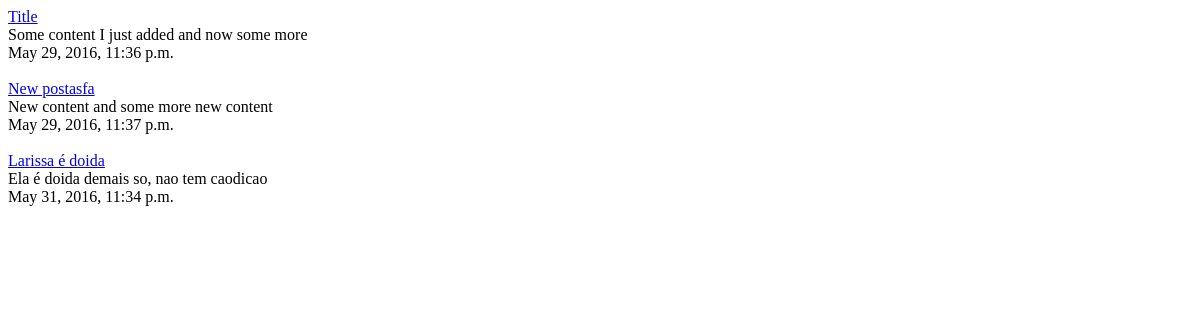
The app's page /posts/, older data.
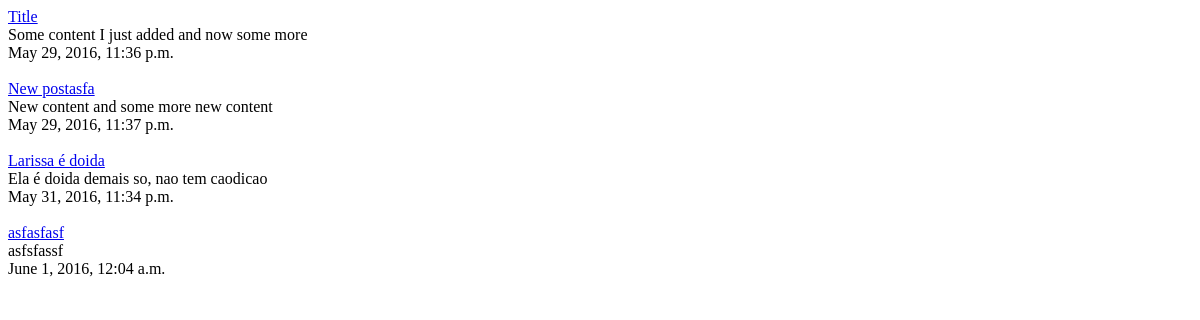
The same page, newer data.
### posts/models.py (models this page shows, shortened)
class Post(models.Model):
    title = models.CharField(max_length=120)
    content = models.TextField()
    updated = models.DateTimeField(auto_now=True, auto_now_add=False)
    timestamp = models.DateTimeField(auto_now_add=True)
    def get_absolute_url(self):
        return reverse('posts:detail', kwargs={"id": self.id})

### posts/views.py (the view)
def post_list(request):
    query_set = Post.objects.all()
    context = {
        "title": "list",
        "query_set": query_set
    }
    return render(request, "posts/base.html", context)

### templates/posts/base.html (shortened to what this page needs)
<html lang="en">
<head>
</head>
<body>
    <div class="container">
        {% block content %}
            {% for post in query_set %}
            <a href="{{ post.get_absolute_url }}">{{ post.title }} <br /></a>
                {{ post.content }} <br />
                {{ post.timestamp }}
                <br />
                <br />
            {% endfor %}
        {% endblock content %}
    </div>
</body>
</html>

Row changes from the older to the newer data that the page shows:
added Post: title "asfasfasf", content "asfsfassf", timestamp "June 1, 2016, 12:04 a.m."
